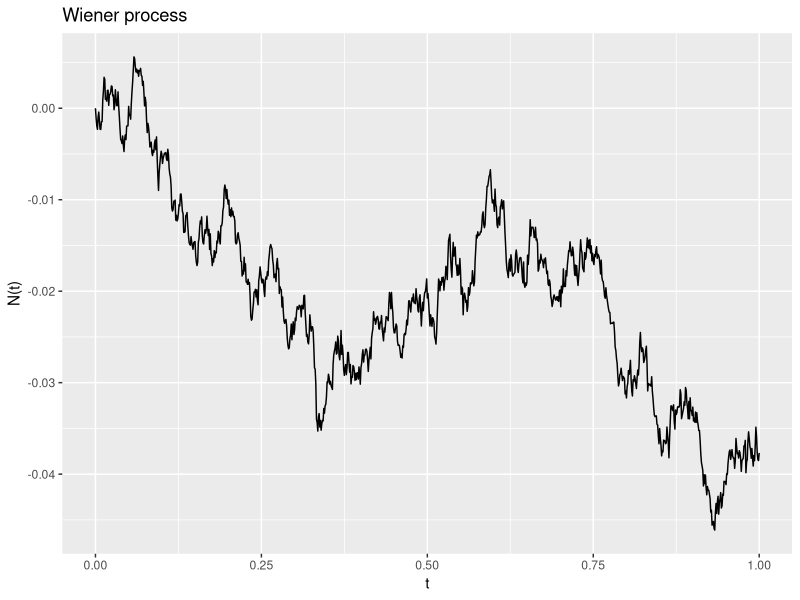

R code for this plot:
# Imitate Wiener process on [0;1]

library(ggplot2)

Wiener <- function(length, sigma = 1)
{
  # according to definition
  initValue <- 0
  # sd = sigma / length, as (t-s) = const
  return(c(initValue, cumsum(rnorm(n = (length-1), mean = 0, sd = sigma / length))))
}

Timeline <- seq(from = 0, to = 1, by = 0.001)
N <- Wiener(length(Timeline))

ggplot() + geom_path(aes(x = Timeline, y = N)) + ggtitle("Wiener process") + xlab('t') + ylab('N(t)')